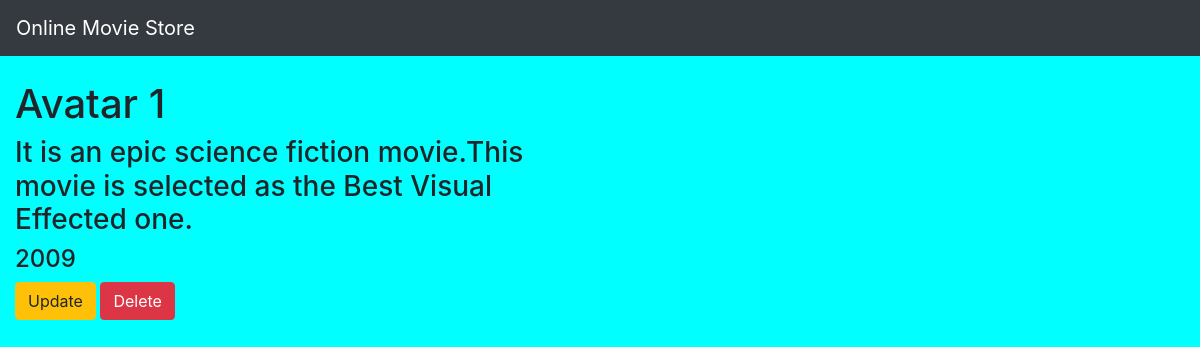
/movies/1/, run on the app's committed database.
### moviesapp/models.py (models this page shows, shortened)
class movies(models.Model):
    name=models.CharField(max_length=250)
    desc=models.TextField()
    year=models.IntegerField()
    img=models.ImageField(upload_to='gallery')

### moviesapp/views.py (the view)
# urls.py: path('movies/<int:movie_id>/',views.detail,name='detail'),
def detail(request,movie_id):
    movie=movies.objects.get(id=movie_id)
    return render (request,'detail.html',{'movies':movie})

### templates/detail.html (shortened to what this page needs)
{% extends 'base.html' %}
{% block body %}
<div class="container">
    <div class="row">
        <div class="col-md-6">
        </div>
    </div>
</div>
<div class="col-md-6">
    <h1>{{movies.name}}</h1>
    <h3>{{movies.desc}}</h3>
    <h4>{{movies.year}}</h4>
<a class="btn btn-warning" href="{% url 'moviesapp:update' movies.id %}">Update</a>
<a class="btn btn-danger" href="{% url 'moviesapp:delete' movies.id %}">Delete</a>
</div>
{% endblock %}

### static/style.css (style rules this page uses)
body { background-color:aqua; }

### data on the page
movies: name "Avatar 1", desc "It is an epic science fiction movie.This movie is selected as the Best Visual Effected one.", year "2009"
